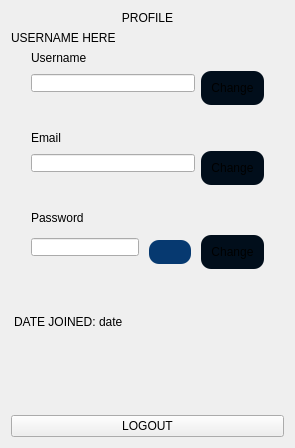
      <widget class="QWidget" name="profile">
       <layout class="QVBoxLayout" name="verticalLayout_17">
        <item>
         <widget class="QLabel" name="label_2">
          <property name="text">
           <string>PROFILE</string>
          </property>
          <property name="alignment">
           <set>Qt::AlignmentFlag::AlignCenter</set>
          </property>
         </widget>
        </item>
        <item>
         <widget class="QLabel" name="usenameLabelProfile">
          <property name="styleSheet">
           <string notr="true">font: 600 12pt &quot;Segoe UI&quot;;</string>
          </property>
          <property name="text">
           <string>USERNAME HERE</string>
          </property>
         </widget>
        </item>
        <item>
         <layout class="QVBoxLayout" name="verticalLayout_13">
          <property name="leftMargin">
           <number>20</number>
          </property>
          <property name="rightMargin">
           <number>20</number>
          </property>
          <item>
           <widget class="QLabel" name="label_5">
            <property name="styleSheet">
             <string notr="true">font: 600 12pt &quot;Segoe UI&quot;;</string>
            </property>
            <property name="text">
             <string>Username</string>
            </property>
           </widget>
          </item>
          <item>
           <layout class="QHBoxLayout" name="horizontalLayout_11">
            <property name="leftMargin">
             <number>0</number>
            </property>
            <property name="rightMargin">
             <number>0</number>
            </property>
            <item>
             <widget class="QLineEdit" name="usernameTxt">
              <property name="styleSheet">
               <string notr="true">margin-bottom:30px;</string>
              </property>
             </widget>
            </item>
            <item>
             <widget class="QPushButton" name="changeUsernameTxt">
              <property name="styleSheet">
               <string notr="true">QPushButton{
	
	background-color: rgb(1, 14, 27);
	padding:10px;
	border-radius: 10px;
	margin-bottom:20px;
	margin-right:0px;
	margin-left:0px;
	
	font: 600 10pt &quot;Segoe UI&quot;;
}</string>
              </property>
              <property name="text">
               <string>Change</string>
              </property>
             </widget>
            </item>
           </layout>
          </item>
         </layout>
        </item>
        <item>
         <layout class="QVBoxLayout" name="verticalLayout_14">
          <property name="leftMargin">
           <number>20</number>
          </property>
          <property name="rightMargin">
           <number>20</number>
          </property>
          <item>
           <widget class="QLabel" name="label_6">
            <property name="styleSheet">
             <string notr="true">font: 600 12pt &quot;Segoe UI&quot;;</string>
            </property>
            <property name="text">
             <string>Email</string>
            </property>
           </widget>
          </item>
          <item>
           <layout class="QHBoxLayout" name="horizontalLayout_12">
            <item>
             <widget class="QLineEdit" name="emailTxt">
              <property name="styleSheet">
               <string notr="true">margin-bottom:30px;</string>
              </property>
             </widget>
            </item>
            <item>
             <widget class="QPushButton" name="changeEmailBtn">
              <property name="styleSheet">
               <string notr="true">QPushButton{
	
	background-color: rgb(1, 14, 27);
	padding:10px;
	border-radius: 10px;
	margin-bottom:20px;
	margin-right:0px;
	margin-left:0px;
	font: 600 10pt &quot;Segoe UI&quot;;
}</string>
              </property>
              <property name="text">
               <string>Change</string>
              </property>
             </widget>
            </item>
           </layout>
          </item>
         </layout>
        </item>
        <item>
         <layout class="QVBoxLayout" name="verticalLayout_15">
          <property name="spacing">
           <number>10</number>
          </property>
          <property name="leftMargin">
           <number>20</number>
          </property>
          <property name="rightMargin">
           <number>20</number>
          </property>
          <property name="bottomMargin">
           <number>20</number>
          </property>
          <item>
           <widget class="QLabel" name="label_7">
            <property name="styleSheet">
             <string notr="true">font: 600 12pt &quot;Segoe UI&quot;;</string>
            </property>
            <property name="text">
             <string>Password</string>
            </property>
           </widget>
          </item>
          <item>
           <layout class="QHBoxLayout" name="horizontalLayout_13">
            <item>
             <widget class="QLineEdit" name="passTxt">
              <property name="styleSheet">
               <string notr="true">margin-bottom:30px;</string>
              </property>
              <property name="echoMode">
               <enum>QLineEdit::EchoMode::Password</enum>
              </property>
             </widget>
            </item>
            <item>
             <widget class="QPushButton" name="showPassBtn">
              <property name="cursor">
               <cursorShape>ArrowCursor</cursorShape>
              </property>
              <property name="mouseTracking">
               <bool>true</bool>
              </property>
              <property name="styleSheet">
               <string notr="true">QPushButton{
	
	background-color: rgb(1, 14, 27);
	padding:5px;
	border-radius: 10px;
	margin-bottom:20px;
	margin-right:0px;
	margin-left:0px;
	background-color: rgb(6, 57, 112);
}</string>
              </property>
              <property name="text">
               <string extracomment="Show Password"/>
              </property>
              <property name="icon">
               <iconset resource="../../projectRescources.qrc">
                <normaloff>:/icons/seeWhiteIcon.png</normaloff>:/icons/seeWhiteIcon.png</iconset>
              </property>
              <property name="iconSize">
               <size>
                <width>20</width>
                <height>20</height>
               </size>
              </property>
              <property name="checkable">
               <bool>true</bool>
              </property>
             </widget>
            </item>
            <item>
             <widget class="QPushButton" name="changePassBtn">
              <property name="styleSheet">
               <string notr="true">QPushButton{
	
	background-color: rgb(1, 14, 27);
	padding:10px;
	border-radius: 10px;
	margin-bottom:20px;
	margin-right:0px;
	margin-left:0px;
	font: 600 10pt &quot;Segoe UI&quot;;
}</string>
              </property>
              <property name="text">
               <string>Change</string>
              </property>
             </widget>
            </item>
           </layout>
          </item>
         </layout>
        </item>
        <item>
         <layout class="QVBoxLayout" name="verticalLayout_16">
          <item>
           <widget class="QLabel" name="dateJoinedLabel">
            <property name="styleSheet">
             <string notr="true">font: 600 12pt &quot;Segoe UI&quot;;
margin-bottom:80px;</string>
            </property>
            <property name="text">
             <string>DATE JOINED: date</string>
            </property>
           </widget>
          </item>
          <item>
           <widget class="QPushButton" name="LogoutBtn">
            <property name="text">
             <string>LOGOUT</string>
            </property>
           </widget>
          </item>
         </layout>
        </item>
       </layout>
      </widget>
